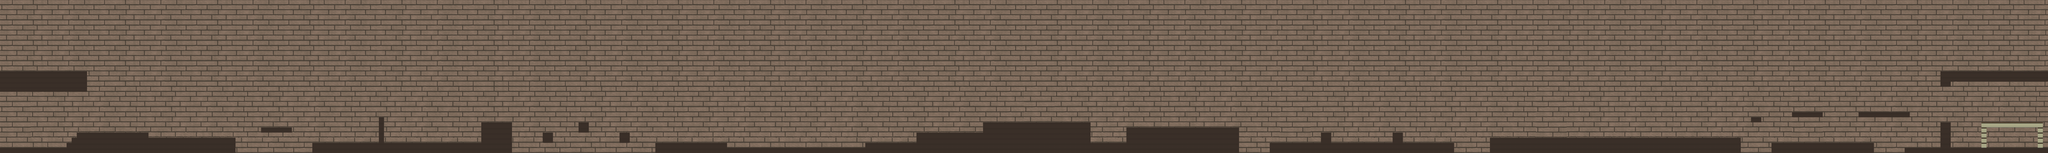

This game map was drawn from its Tiled (.tmx) file and the tilesets committed beside it. A one-line description and the trimmed map source follow:
An orthogonal 400x30 tile map with 32x32 px tiles, 2 tile layers (background-tiles, wall-tiles), 3 tilesets and 43 objects.

<map version="1.0" orientation="orthogonal" renderorder="right-down" width="400" height="30" tilewidth="32" tileheight="32" nextobjectid="130">
 <tileset firstgid="1" name="tilesetHouse" tilewidth="32" tileheight="32" tilecount="117" columns="9">
  <image source="tilesetHouse.png" width="288" height="416" />
 </tileset>
 <tileset firstgid="118" name="lighterTile2" tilewidth="32" tileheight="32" tilecount="1040" columns="40">
  <image source="lighterBrick_Stage2.png" width="1280" height="832" />
 </tileset>
 <tileset firstgid="1158" name="houseDark" tilewidth="32" tileheight="32" tilecount="117" columns="9">
  <image source="tilesetHouseDark.png" width="288" height="416" />
 </tileset>
 <layer name="background-tiles" width="400" height="30">
  <data>[12000 cells, 12000 non-empty, 127 distinct tile ids]</data>
 </layer>
 <layer name="wall-tiles" width="400" height="30">
  <data>[12000 cells, 1062 non-empty, 1 distinct tile ids]</data>
 </layer>
 <objectgroup name="goal-rectangle">
  <object id="10" x="12382.6" y="778.135" width="354.981" height="134.617" rotation="0.847134" />
 </objectgroup>
 <objectgroup name="world-wall-rectangles">
  <object id="87" x="2" y="-2" width="6" height="958" />
  <object id="88" x="-14" y="950" width="1484" height="6" />
  <object id="89" x="12790" y="0" width="8" height="956" />
  <object id="90" x="2" y="0" width="12796" height="8" />
  <object id="98" x="1952" y="948" width="1056" height="10" />
  <object id="99" x="4096" y="944" width="3648" height="14" />
  <object id="100" x="7936" y="942" width="1150" height="14" />
  <object id="101" x="9312" y="944" width="1566" height="12" />
  <object id="102" x="11072" y="946" width="642" height="10" />
  <object id="103" x="11904" y="946" width="886" height="10" />
 </objectgroup>
 <objectgroup name="wall-rectangles">
  <object id="91" x="12" y="451" width="533" height="123" />
  <object id="92" x="10" y="924" width="1458" height="20" />
  <object id="93" x="416" y="894" width="30" height="26" />
  <object id="94" x="448" y="862" width="32" height="58" />
  <object id="95" x="480" y="834" width="444" height="86" />
  <object id="96" x="928" y="868" width="544" height="50" />
  <object id="104" x="1632" y="804" width="192" height="25" />
  <object id="105" x="1948" y="899" width="1062" height="51" />
  <object id="106" x="2368" y="739" width="30" height="159" />
  <object id="107" x="3008" y="771" width="196" height="187" />
  <object id="108" x="3392" y="835" width="64" height="60" />
  <object id="109" x="3618" y="771" width="60" height="61" />
  <object id="110" x="3872" y="835" width="63" height="61" />
  <object id="111" x="4097" y="899" width="447" height="47" />
  <object id="112" x="4546" y="931" width="866" height="11" />
  <object id="113" x="5410" y="899" width="1152" height="41" />
  <object id="114" x="5729" y="835" width="416" height="62" />
  <object id="115" x="6144" y="771" width="672" height="167" />
  <object id="116" x="6818" y="899" width="220" height="46" />
  <object id="117" x="7038" y="803" width="706" height="139" />
  <object id="118" x="7936" y="899" width="1152" height="49" />
  <object id="119" x="8256" y="835" width="64" height="62" />
  <object id="120" x="8704" y="834" width="66" height="62" />
  <object id="121" x="9310" y="867" width="1570" height="85" />
  <object id="122" x="11070" y="899" width="644" height="51" />
  <object id="123" x="10945" y="739" width="64" height="30" />
  <object id="124" x="11200" y="707" width="192" height="28" />
  <object id="125" x="11617" y="707" width="318" height="27" />
  <object id="126" x="11902" y="931" width="888" height="15" />
  <object id="127" x="12128" y="772" width="64" height="157" />
  <object id="128" x="12128" y="452" width="660" height="60" />
  <object id="129" x="12128" y="515" width="66" height="27" />
 </objectgroup>
</map>
